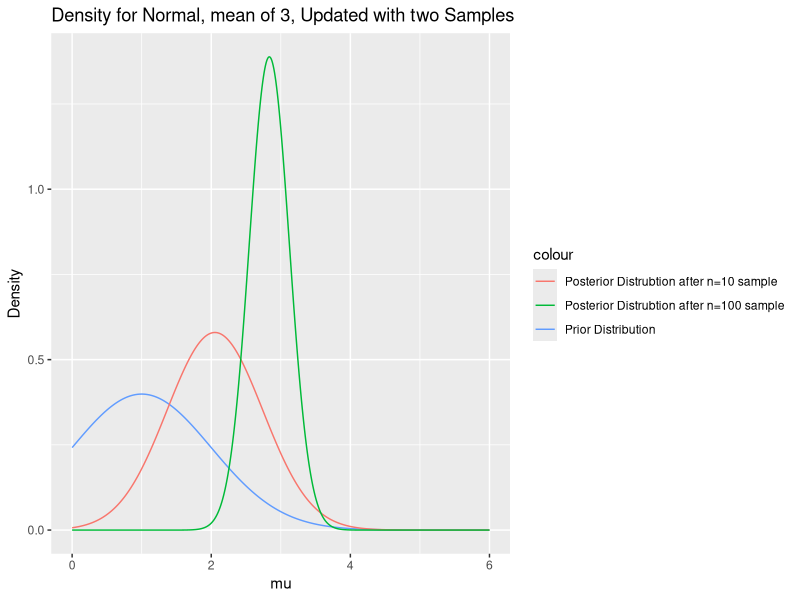
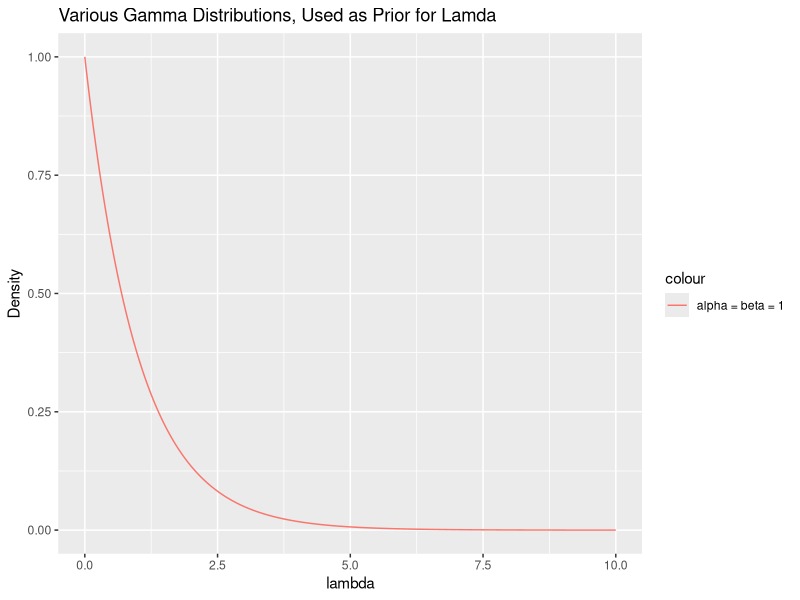

Here is the R script that generated these plots, in order: (Note: this script raises an error after producing the figures.)
## ---- chunk 1
knitr::opts_chunk$set(echo = TRUE)
knitr::opts_chunk$set(echo = TRUE, fig.align="center")
gc()
ls()
options(digits=4)
require(tidyverse)
set.seed(47)
## ---- chunk 2
x_bar <- sd <- 3
mu_0 <- 1
sd_0 <- 1

prob <- seq(0, 6, .01)
# First prior
x_0 <- dnorm(prob, mu_0, sd_0)

# Update with data sample of 10
n <- 10

sd_10 <- ((n/(sd^2) + 1/(sd_0^2)))^(-0.5)
mu_10 <- sd_10^2*((mu_0/(sd_0^2)) + (n*x_bar)/sd^2)

x_10 <- dnorm(prob, mu_10, sd_10)

# Update with another data sample of 100
n <- 100

sd_100 <- ((n/(sd^2) + 1/(sd_0^2)))^(-0.5)
mu_100 <- sd_100^2*((mu_0/(sd_0^2)) + (n*x_bar)/sd^2)

x_100 <- dnorm(prob, mu_100, sd_100)

data.frame(x_0, x_10, x_100, prob) %>% ggplot(aes(x= prob)) +
  geom_line(aes(y= x_0, colour = 'Prior Distribution')) +
  geom_line(aes(y= x_10, colour = 'Posterior Distrubtion after n=10 sample')) +
  geom_line(aes(y= x_100, colour = 'Posterior Distrubtion after n=100 sample')) +
  labs(title = "Density for Normal, mean of 3, Updated with two Samples",
       x = "mu", y = "Density")
rm(list = ls())
## ---- chunk 3
prob <- seq(0, 10, .01)

alpha_0 <- 1
beta_0 <- 1
x_0 <- dgamma(prob, alpha_0, beta_0)

data.frame(x_0, prob) %>% ggplot(aes(x = prob)) +
  geom_line(aes(y = x_0, colour = 'alpha = beta = 1')) +
  labs(title = "Various Gamma Distributions, Used as Prior for Lamda",
       x = "lambda", y = "Density")
rm(list = ls())
## ---- chunk 4
x <- 2
# (alpha_0 - 1)/beta_0 = 4, so beta_0 = (alpha_0 - 1)/4
alpha_0 <- vector[i]
beta_0 <- (alpha_0 - 1)/4

# start with 1 to ensure alpha_0, beta_0 > 0
vector <- seq(1, 100, by = 0.01)
i <- 1

epsilson <- 0.1
while (abs(pgamma(x, alpha_0, beta_0) - 0.9) > epsilson){
  alpha_0 <- vector[i]
  beta_0 <- (alpha_0 - 1)/4
}

alpha_0
beta_0
pbeta(x, alpha_0, beta_0) # roughly = 0.9

rm(list = ls())
## ---- chunk 5
# test data
x <- rnorm(10000, 0, 1) 

# test hyperparameters
alpha_0 <- 1
beta_0 <- 1


# function that will be defined.
Normal_estimator <- function (x, alpha_0, beta_0){
  
  return(mean(x))
}
